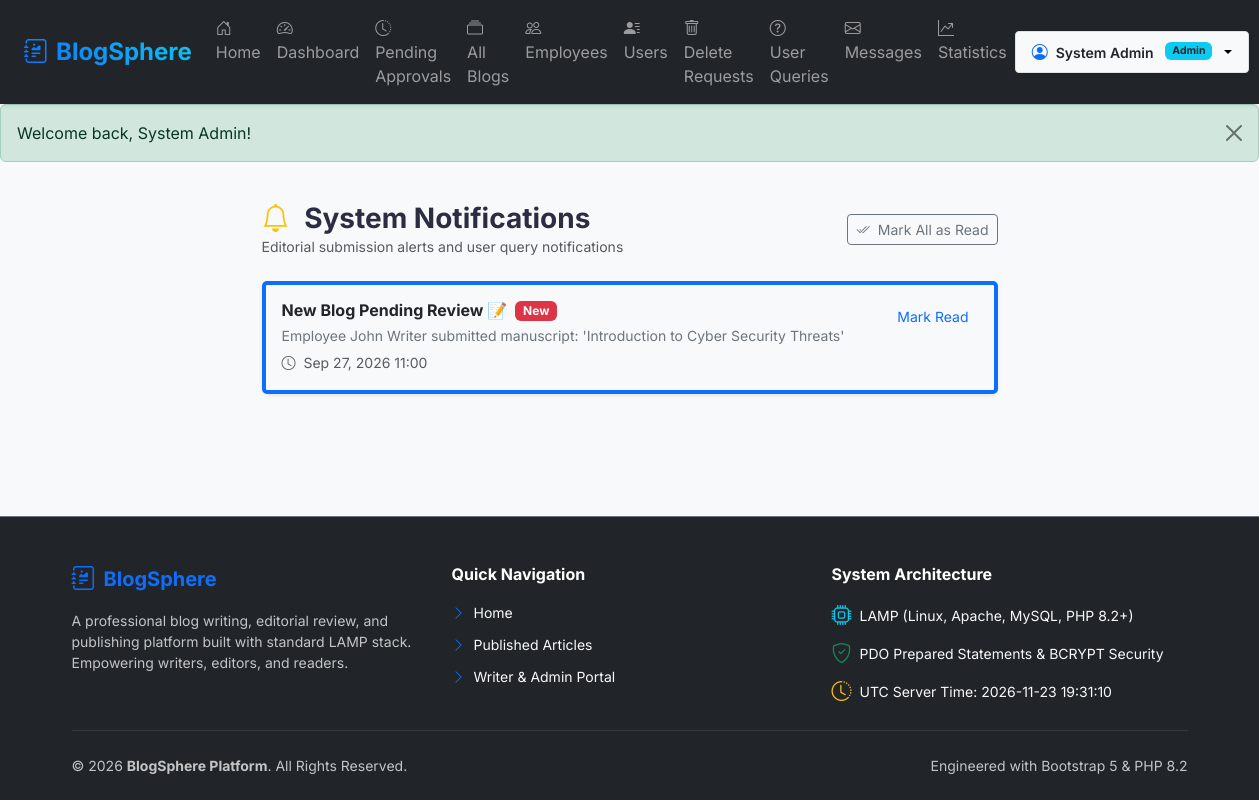
The page /admin/notifications.php (signed in) on the database its author committed.
### tables this page shows
CREATE TABLE `notifications` (
  `id` INT AUTO_INCREMENT PRIMARY KEY,
  `user_id` INT NOT NULL,
  `blog_id` INT DEFAULT NULL,
  `title` VARCHAR(255),
  `message` TEXT NOT NULL,
  `type` VARCHAR(50) DEFAULT 'info',
  `is_read` BOOLEAN DEFAULT FALSE,
  `created_at` TIMESTAMP DEFAULT CURRENT_TIMESTAMP,
  FOREIGN KEY (`user_id`) REFERENCES `users`(`id`) ON DELETE CASCADE,
  FOREIGN KEY (`blog_id`) REFERENCES `blogs`(`id`) ON DELETE SET NULL
);

### admin/notifications.php (the view, shortened to what this page needs)
<?php
$pdo = getDBConnection();
$adminId = $_SESSION['user_id'];
$stmt = $pdo->prepare("SELECT * FROM notifications WHERE user_id = ? ORDER BY created_at DESC LIMIT 30");
$stmt->execute([$adminId]);
$notifications = $stmt->fetchAll();
include __DIR__ . '/../includes/header.php';
?>
<div class="container py-4">
    <div class="row justify-content-center">
        <div class="col-lg-8">
            <div class="d-flex justify-content-between align-items-center mb-4">
                <div>
                    <h3 class="fw-bold mb-0"><i class="bi bi-bell text-warning me-2"></i> System Notifications</h3>
                    <p class="text-muted small mb-0">Editorial submission alerts and user query notifications</p>
                </div>
                <?php if (!empty($notifications)): ?>
                    <a href="<?= BASE_URL ?>admin/notifications.php?action=read_all" class="btn btn-sm btn-outline-secondary">
                        <i class="bi bi-check2-all me-1"></i> Mark All as Read
                    </a>
                <?php endif; ?>
            </div>
            <div class="card border-0 shadow-sm rounded-3">
                <div class="list-group list-group-flush">
                    <?php if (empty($notifications)): ?>
                        <div class="text-center py-5 text-muted">
                            <i class="bi bi-bell-slash display-3"></i>
                            <h5 class="mt-3">No notifications yet.</h5>
                        </div>
                    <?php else: ?>
                        <?php foreach ($notifications as $n): ?>
                            <div class="list-group-item p-3 d-flex justify-content-between align-items-start <?= !$n['is_read'] ? 'bg-light font-weight-bold border-start border-primary border-4' : '' ?>">
                                <div>
                                    <div class="d-flex align-items-center mb-1 gap-2">
                                        <h6 class="fw-bold mb-0 text-dark"><?= htmlspecialchars($n['title']) ?></h6>
                                        <?php if (!$n['is_read']): ?>
                                            <span class="badge bg-danger">New</span>
                                        <?php endif; ?>
                                    </div>
                                    <p class="mb-1 text-secondary small"><?= htmlspecialchars($n['message']) ?></p>
                                    <small class="text-muted"><i class="bi bi-clock me-1"></i> <?= formatDate($n['created_at'], 'M d, Y H:i') ?></small>
                                </div>
                                <?php if (!$n['is_read']): ?>
                                    <a href="<?= BASE_URL ?>admin/notifications.php?read_id=<?= $n['id'] ?>" class="btn btn-sm btn-link text-decoration-none">Mark Read</a>
                                <?php endif; ?>
                            </div>
                        <?php endforeach; ?>
                    <?php endif; ?>
                </div>
            </div>
        </div>
    </div>
</div>
<?php include __DIR__ . '/../includes/footer.php'; ?>

### assets/css/style.css (style rules this page uses)
body { font-family: 'Inter', -apple-system, BlinkMacSystemFont, "Segoe UI", Roboto, sans-serif; color: #2b2d42; background-color: #f8f9fa; }

### includes/header.php (style rules this page uses)
body { font-family: 'Inter', -apple-system, sans-serif; background-color: #f8f9fa; color: #2b2d42; margin: 0; padding: 0; }

### rows shown on the page
notifications: title "New Blog Pending Review 📝", is_read "New", message "Employee John Writer submitted manuscript: 'Introduction to Cyber Security Threats'", created_at "Sep 27, 2026 11:00"

### other values the page prints
$_SESSION['user_name'] "System Admin"
$role "Admin"
$flash['message'] "Welcome back, System Admin!"
